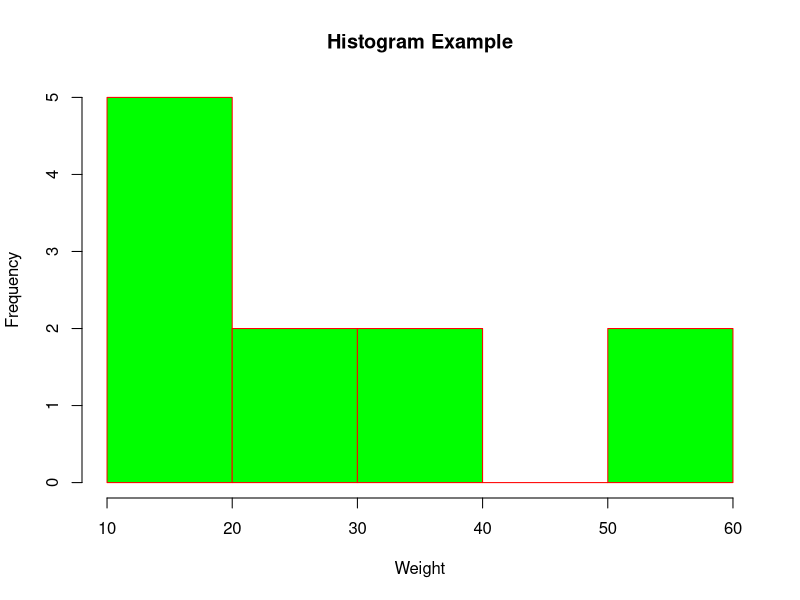

Write the R code that produced this figure.
# Creating data for the histogram
v <- c(12, 24, 16, 38, 21, 13, 55, 17, 39, 10, 60)
# Giving a name to the chart file
png(file = "histogram_chart.png")
# Plotting the histogram
hist(v, xlab = "Weight", ylab = "Frequency", col = "green", border = "red", main = "Histogram Example")
# Saving the file
dev.off()